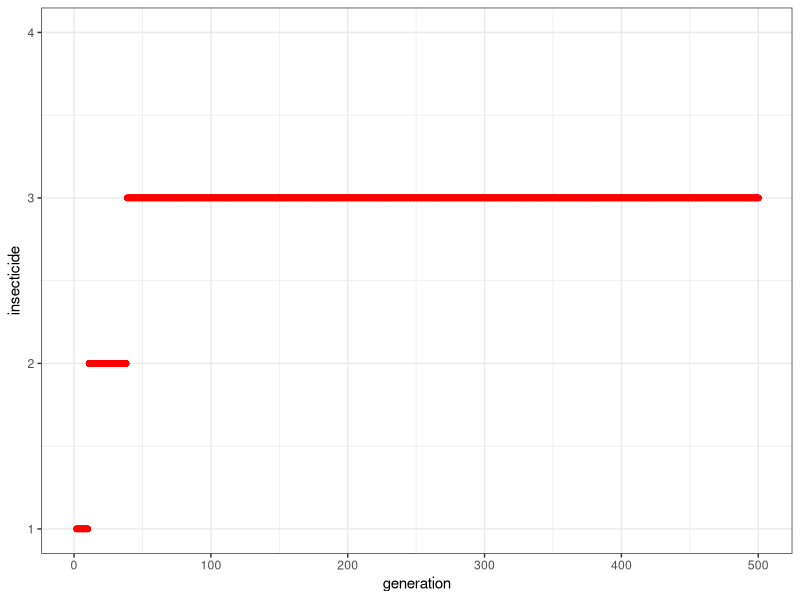
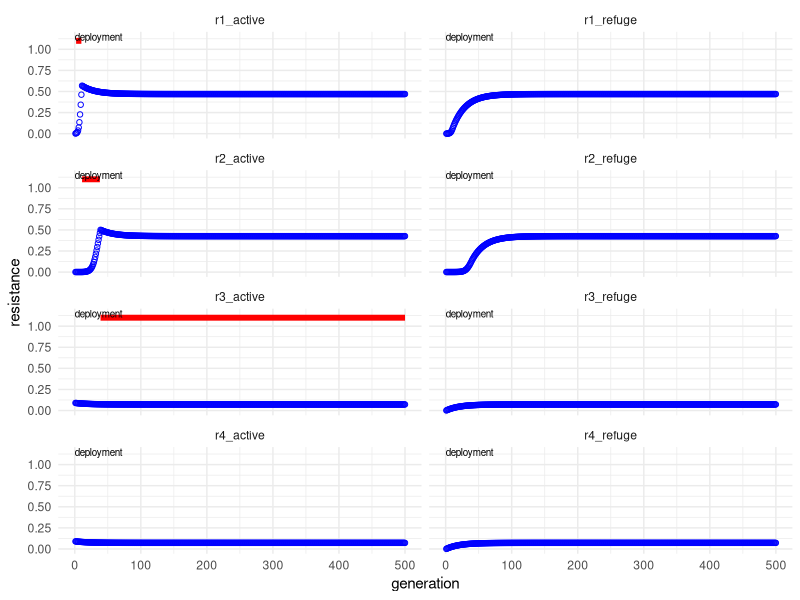

Generate these figures, in order, with R:
#Rotations simulation andy.R
#to simulate the effect of rotations on the spread of resistance
#Ian Hastings and Andy South

#can run any number of insecticides/loci 
#but at present, input will only allow a maximumum of 5

#library(dplyr)
#library(ggplot2)
library(tidyverse)

# <<<<<<<<<<<<<<<first up are user-defined parameters>>>>>>>>>>>
#I will eventually block this out and use a function to generate values from distributions for sensitivity analysis


max_no_generations=500 #the maximum number of mosquito generations to run the simulation
no_insecticides=4 #MAX is 5<<<<the number of insecticides (and hence loci) in the simuation MAX IS 5<<<

rotation_interval=0 #frequency of rotation (in generations) NB if set to zero mean RwR i.e. rotate when resistant
rotation_criterion=0.5 #resistant allele frequency that triggers a RwR change or precludes a insecticide from being rotated in.

migration_rate_intervention=0.01 # migration rate into and out-of the treated area. It is the proportion of the treated population that migrates. We assume that immigration=emigration.
coverage=0.8; # "coverage" of the intervention is defined as the proportion of mosquitoes that are covered by the intervention (and 1-C is the proportion of the population in the untreated refugia).
migration_rate_refugia=migration_rate_intervention*coverage/(1-coverage)

diagnostics=0

#now set up some arrays to hold data. 

array_named <- function(...)  {  
array(0, dim = lengths(list(...)), dimnames = list(...))  
 }  

#RAF stands for resistance allele frequency

RAF <- array_named(insecticide=1:no_insecticides, sex=c('male','female'), site=c('intervention','refugia'), gen=1:max_no_generations)
exposure <- array_named(insecticide=1:no_insecticides, sex=c('male','female'), amount=c('none','low', 'high'))
fitness <- array_named(insecticide=1:no_insecticides, genotype=c('SS','SR', 'RR'), amount=c('none','low', 'high'))
results<-array(0, dim=c(max_no_generations, 12))

#andy try to store results in data frame might make easier
df_results <- data.frame(generation=1:max_no_generations,
                    insecticide=NA,
                    r1_active=NA,
                    r1_refuge=NA,
                    r2_active=NA,
                    r2_refuge=NA,
                    r3_active=NA,
                    r3_refuge=NA,
                    r4_active=NA,
                    r4_refuge=NA,
                    r5_active=NA,
                    r5_refuge=NA, stringsAsFactors = FALSE)
#experimental
# df_res_active <- data.frame(generation=rep(1:max_no_generations,no_insecticides),
#                       insecticide=NA,
#                       region=NA,
#                       resistance=NA, stringsAsFactors = FALSE)
# df_res_refuge <- df_res_active


#inital resistance allele frequency (i.e. generation 1) in the intervention and refugia
#locus 1>>
RAF[1, 'male', 'intervention',1]=0.002;  RAF[1, 'female', 'intervention',1]=0.002;
RAF[1, 'male', 'refugia',1]=0.001;       RAF[1, 'female', 'refugia',1]=0.001
#locus 2>>
if(no_insecticides>=2){ #need to avoid exceeding size of the array
  RAF[2, 'male', 'intervention',1]=0.001;   RAF[2, 'female', 'intervention',1]=0.001;
  RAF[2, 'male', 'refugia',1]=0.001;        RAF[2, 'female', 'refugia',1]=0.001
}
#locus 3>>
if(no_insecticides>=3){
  RAF[3, 'male', 'intervention',1]=0.09;  RAF[3, 'female', 'intervention',1]=0.09;
  RAF[3, 'male', 'refugia',1]=0.001;       RAF[3, 'female', 'refugia',1]=0.001
}
#locus 4>>
if(no_insecticides>=4){
  RAF[4, 'male', 'intervention',1]=0.09;  RAF[4, 'female', 'intervention',1]=0.09;
  RAF[4, 'male', 'refugia',1]=0.001;       RAF[4, 'female', 'refugia',1]=0.001
}#locus 5>>
if(no_insecticides>=5){
  RAF[5, 'male', 'intervention',1]=0.09; RAF[5, 'female', 'intervention',1]=0.09;
  RAF[5, 'male', 'refugia',1]=0.001;      RAF[5, 'female', 'refugia',1]=0.001
}

#exposure patterns for insecticide 1
exposure[1, 'male', 'low'] =0.1; exposure[1, 'male', 'high'] =0.5;
exposure[1, 'male', 'none'] =1-exposure[1, 'male', 'low']-exposure[1, 'male', 'high']; 
exposure[1, 'female', 'low'] =0.1; exposure[1, 'female', 'high'] =0.6;
exposure[1, 'female', 'none'] =1-exposure[1, 'female', 'low']-exposure[1, 'female', 'high']; 
#exposure patterns for insecticide 2
if(no_insecticides>=2){ #need to avoid exceeding size of the array
  exposure[2, 'male', 'low'] =0.1; exposure[2, 'male', 'high'] =0.1;
  exposure[2, 'male', 'none'] =1-exposure[2, 'male', 'low']-exposure[2, 'male', 'high']; 
  exposure[2, 'female', 'low'] =0.1; exposure[2, 'female', 'high'] =0.1;
  exposure[2, 'female', 'none'] =1-exposure[2, 'female', 'low']-exposure[2, 'female', 'high']; 
}
#exposure patterns for insecticide 3
if(no_insecticides>=3){
  exposure[3, 'male', 'low'] =0.1; exposure[3, 'male', 'high'] =0.1;
  exposure[3, 'male', 'none'] =1-exposure[3, 'male', 'low']-exposure[3, 'male', 'high']; 
  exposure[3, 'female', 'low'] =0.1; exposure[3, 'female', 'high'] =0.1;
  exposure[3, 'female', 'none'] =1-exposure[3, 'female', 'low']-exposure[3, 'female', 'high'];
}
#exposure patterns for insecticide 4
if(no_insecticides>=4){
  exposure[4, 'male', 'low'] =0.1; exposure[4, 'male', 'high'] =0.1;
  exposure[4, 'male', 'none'] =1-exposure[4, 'male', 'low']-exposure[4, 'male', 'high']; 
  exposure[4, 'female', 'low'] =0.1; exposure[4, 'female', 'high'] =0.1;
  exposure[4, 'female', 'none'] =1-exposure[4, 'female', 'low']-exposure[4, 'female', 'high'];
}
#exposure patterns for insecticide 5
if(no_insecticides>=5){
  exposure[5, 'male', 'low'] =0.1; exposure[5, 'male', 'high'] =0.1;
  exposure[5, 'male', 'none'] =1-exposure[5, 'male', 'low']-exposure[5, 'male', 'high']; 
  exposure[5, 'female', 'low'] =0.1; exposure[5, 'female', 'high'] =0.1;
  exposure[5, 'female', 'none'] =1-exposure[5, 'female', 'low']-exposure[5, 'female', 'high'];
}



#genetic data for locus 1
fitness[1, 'SS', 'none']=0.1; fitness[1, 'SS', 'low']=0.3; fitness[1, 'SS', 'high']=0.3;
fitness[1, 'SR', 'none']=0.1; fitness[1, 'SR', 'low']=0.7; fitness[1, 'SR', 'high']=0.7;
fitness[1, 'RR', 'none']=0.1; fitness[1, 'RR', 'low']=0.9; fitness[1, 'RR', 'high']=0.9;
#genetic data for locus 2
if(no_insecticides>=2){
fitness[2, 'SS', 'none']=0.3; fitness[2, 'SS', 'low']=0.3; fitness[2, 'SS', 'high']=0.3;
fitness[2, 'SR', 'none']=0.3; fitness[2, 'SR', 'low']=0.8; fitness[2, 'SR', 'high']=0.8;
fitness[2, 'RR', 'none']=0.3; fitness[2, 'RR', 'low']=0.9; fitness[2, 'RR', 'high']=0.9;
}
#genetic data for locus 3
if(no_insecticides>=3){
fitness[3, 'SS', 'none']=0.3; fitness[3, 'SS', 'low']=0.3; fitness[3, 'SS', 'high']=0.3;
fitness[3, 'SR', 'none']=0.3; fitness[3, 'SR', 'low']=0.3; fitness[3, 'SR', 'high']=0.3;
fitness[3, 'RR', 'none']=0.3; fitness[3, 'RR', 'low']=0.3; fitness[3, 'RR', 'high']=0.3;
}
#genetic data for locus 4
if(no_insecticides>=4){
fitness[4, 'SS', 'none']=0.3; fitness[4, 'SS', 'low']=0.3; fitness[4, 'SS', 'high']=0.3;
fitness[4, 'SR', 'none']=0.3; fitness[4, 'SR', 'low']=0.4; fitness[4, 'SR', 'high']=0.4;
fitness[4, 'RR', 'none']=0.3; fitness[4, 'RR', 'low']=0.5; fitness[4, 'RR', 'high']=0.5;
}#genetic data for locus 5
if(no_insecticides>=5){
fitness[5, 'SS', 'none']=0.3; fitness[5, 'SS', 'low']=0.3; fitness[5, 'SS', 'high']=0.3;
fitness[5, 'SR', 'none']=0.3; fitness[5, 'SR', 'low']=0.3; fitness[5, 'SR', 'high']=0.3;
fitness[5, 'RR', 'none']=0.3; fitness[5, 'RR', 'low']=0.3; fitness[5, 'RR', 'high']=0.3;
}

# <<<<<<<<<<<<< end of user-defined variable >>>>>>>>>>>>>>>>>>>>>>>>

################### now to check input value are sensible, lie within their limits, etc #######################################

#>>>Now check that exposure(none) is not less than zero
for(temp_int in 1:no_insecticides){
  if (exposure[temp_int, 'male', 'none']<0) message(sprintf("warning from calibration: male exposure to no insecticide %d is <0\n", temp_int)) 
  if (exposure[temp_int, 'female', 'none']<0) message(sprintf("warning from calibration: female exposure to no insecticide %d is <0\n", temp_int)) 
}

if(migration_rate_intervention>(1-coverage)){
message(sprintf("warning from calibration: migration rate in/out of intervenation exceed 1 minus coverage\n"))   
}



#>>>>>>>> now to run the simulations <<<<<<<<<<<<<<<<<<<<<<<<<<<

current_insecticide=1 #usually start the rotation sequence at #1 but can specify any one start
next_insecticide_found=1
change_insecticide=0;
rotation_count=1

results[1,1]=1; results[1,2]=current_insecticide;

for(gen in 2:max_no_generations)
{ #start at generation 2 because generation 1 holds the user-defined initial allele frequenciess
  

for(insecticide in 1:no_insecticides){

#first the intervention site  
 if(insecticide==current_insecticide){ #i.e. insecticide selection taking place
   
   coeff_1=
     (RAF[insecticide, 'male', 'intervention',gen-1]*(1-RAF[insecticide, 'female', 'intervention',gen-1])+
     (1-RAF[insecticide, 'male','intervention',gen-1])*RAF[insecticide, 'female', 'intervention',gen-1])*0.5

   coeff_2=
     exposure[insecticide, 'male', 'none']*fitness[insecticide, 'SR', 'none']+
     exposure[insecticide, 'male', 'low']*fitness[insecticide, 'SR', 'low']+
     exposure[insecticide, 'male', 'high']*fitness[insecticide, 'SR', 'high']
    
   coeff_3=
     exposure[insecticide, 'female', 'none']*fitness[insecticide, 'SR', 'none']+
     exposure[insecticide, 'female', 'low']*fitness[insecticide, 'SR', 'low']+
     exposure[insecticide, 'female', 'high']*fitness[insecticide, 'SR', 'high']
  
#Eqn 4: first the male resistant alleles>>
  temp_coeff=
    exposure[insecticide, 'male', 'none']*fitness[insecticide, 'RR', 'none']+
    exposure[insecticide, 'male', 'low']*fitness[insecticide, 'RR', 'low']+
    exposure[insecticide, 'male', 'high']*fitness[insecticide, 'RR', 'high']
      
  F_male_r_intervention=
    RAF[insecticide, 'male', 'intervention', gen-1]*RAF[insecticide, 'female', 'intervention', gen-1]*temp_coeff+
    coeff_1*coeff_2
  
  #Eqn 5: now the male sensitive alleles>> 
  temp_coeff=
    exposure[insecticide, 'male', 'none']*fitness[insecticide, 'SS', 'none']+
    exposure[insecticide, 'male', 'low']*fitness[insecticide, 'SS', 'low']+
    exposure[insecticide, 'male', 'high']*fitness[insecticide, 'SS', 'high']
   
F_male_s_intervention=
(1-RAF[insecticide, 'male', 'intervention',gen-1])*(1-RAF[insecticide, 'female', 'intervention', gen-1])*temp_coeff+
coeff_1*coeff_2

#now normalise the male gamete frequencies and store the results
norm_coeff=F_male_r_intervention+F_male_s_intervention
RAF[insecticide, 'male', 'intervention', gen]=F_male_r_intervention/norm_coeff

    
  #now the female resistant alleles>>
  temp_coeff=
    exposure[insecticide, 'female', 'none']*fitness[insecticide, 'RR', 'none']+
    exposure[insecticide, 'female', 'low']*fitness[insecticide, 'RR', 'low']+
    exposure[insecticide, 'female', 'high']*fitness[insecticide, 'RR', 'high']
 
  F_female_r_intervention=
  RAF[insecticide, 'male', 'intervention', gen-1]*RAF[insecticide, 'female', 'intervention',gen-1]*temp_coeff+
    coeff_1*coeff_3
  
  #now the female sensitive alleles>> 
  temp_coeff=
    exposure[insecticide, 'female', 'none']*fitness[insecticide, 'SS', 'none']+
    exposure[insecticide, 'female', 'low']*fitness[insecticide, 'SS', 'low']+
    exposure[insecticide, 'female', 'high']*fitness[insecticide, 'SS', 'high']
      
 F_female_s_intervention=
(1-RAF[insecticide, 'male', 'intervention', gen-1])*(1-RAF[insecticide, 'female', 'intervention',gen-1])*temp_coeff+
coeff_1*coeff_3 

 
  #now normalise the female gamete frequencies and store the results
  norm_coeff=F_female_r_intervention+F_female_s_intervention
  RAF[insecticide, 'female', 'intervention', gen]=F_female_r_intervention/norm_coeff
  
  if(diagnostics==1) message(sprintf("generation %d: just completed insecticide selection for locus/insecticide %d\n", gen, insecticide))
  
  
} #end of loop that deals with this insecticide if it is being deployed
  
 else{ #i.e no selection for this insecticide in the intervention site
   #first the coefficient for heterozygotes common to equations 2 and 3
   temp_coeff=
     (RAF[insecticide, 'male', 'intervention',gen-1]*(1-RAF[insecticide, 'female', 'intervention',gen-1])+
     RAF[insecticide, 'female', 'intervention',gen-1]*(1-RAF[insecticide, 'male', 'intervention',gen-1]))*
     0.5*fitness[insecticide, 'SR', 'none']
                
   
#now the resistant and sensitive frequencies in untreated areas  
   F_male_r_intervention=RAF[insecticide, 'male', 'intervention',gen-1]*RAF[insecticide, 'female', 'intervention', gen-1]*fitness[insecticide, 'RR', 'none']+temp_coeff
   F_male_s_intervention=(1-RAF[insecticide, 'male', 'intervention',gen-1])*(1-RAF[insecticide, 'female', 'intervention',gen-1])*fitness[insecticide, 'SS', 'none']+temp_coeff
   #now to normalise them
   norm_coeff= F_male_r_intervention+F_male_s_intervention
   RAF[insecticide, 'male', 'intervention', gen]=F_male_r_intervention/norm_coeff
  

#same allele frequencies in both sexes if no differential exposure so 
   RAF[insecticide, 'female', 'intervention', gen]=RAF[insecticide, 'male', 'intervention', gen]
  if(diagnostics==1) message(sprintf("generation %d: just completed natural selection against locus %d in intervention site\n", gen, insecticide))   
      
 
   } #end of code for insecticides that are not being deployed  in the intervention site
    
#now for the refugia
  #first the coefficient for heterozygotes common to equations 2 and 3
  temp_coeff=(RAF[insecticide, 'male', 'refugia',gen-1]*(1-RAF[insecticide, 'female', 'refugia',gen-1])+
                RAF[insecticide, 'female', 'refugia',gen-1]*(1-RAF[insecticide, 'male','refugia',gen-1]))*
    0.5*fitness[insecticide, 'SR', 'none']
  
 
   #now the resistant and sensitive frequencies   
  F_male_r_refugia=RAF[insecticide, 'male', 'refugia',gen-1]*RAF[insecticide, 'female', 'refugia',gen-1]*
    fitness[insecticide, 'RR', 'none']+temp_coeff
  F_male_s_refugia=(1-RAF[insecticide, 'male', 'refugia',gen-1])*(1-RAF[insecticide, 'female', 'refugia', gen-1])*
    fitness[insecticide, 'SS', 'none']+temp_coeff 
  
  #now to normalise them and store the results
  norm_coeff= F_male_r_refugia+F_male_s_refugia
  RAF[insecticide, 'male', 'refugia', gen]=F_male_r_refugia/norm_coeff
  #same allele frequencies in both sexes if no differential selection so
  RAF[insecticide, 'female', 'refugia', gen]=RAF[insecticide, 'male', 'refugia', gen]
  
  if(diagnostics==1) message(sprintf("generation %d: just completed natural selection against locus %d in refugia\n", gen, insecticide))
  
}   #end of cycling insecticides

  
#now for migration between refugia and intervention site

for(temp_int in 1:no_insecticides){ 
    
 fem_intervention=
   (1-migration_rate_intervention)*RAF[temp_int, 'female', 'intervention', gen]+
   migration_rate_intervention*RAF[temp_int, 'female', 'refugia', gen]
  
 male_intervention=
   (1-migration_rate_intervention)*RAF[temp_int, 'male', 'intervention', gen]+
   migration_rate_intervention*RAF[temp_int, 'male', 'refugia', gen]
 
 fem_refugia=
   (1-migration_rate_refugia)*RAF[temp_int, 'female', 'refugia', gen]+
   migration_rate_refugia*RAF[temp_int, 'female', 'intervention', gen]
 
 male_refugia=
   (1-migration_rate_refugia)*RAF[temp_int, 'male', 'refugia', gen]+
   migration_rate_refugia*RAF[temp_int, 'male', 'intervention', gen]
 
RAF[temp_int, 'female', 'intervention', gen]=fem_intervention
RAF[temp_int, 'male', 'intervention', gen]=male_intervention 
RAF[temp_int, 'female', 'refugia', gen]=fem_refugia
RAF[temp_int, 'male', 'refugia', gen]=male_refugia

 } #end of cycling migration for each insecticide
  
  
#now to find if we need to switch current insecticide
  if(rotation_interval==0){  #i.e.  its a RwR policy:
        if(RAF[current_insecticide, 'female','intervention', gen] > rotation_criterion) change_insecticide=1
        #message(sprintf("confirm. RAF=%f, change_insecticide=%d \n", RAF[current_insecticide, 'female','intervention', gen], change_insecticide))
        }  
  
if(rotation_interval!=0){ #i.e. if freq_rotation>0 then its a policy of routine, periodic rotation
#NOTE. At the moment if all but one of the insecticides are over the thereshold frequency, the one under the threshold
#will be repeatedly deployed. For example, if there are 3 insecticides and rotation is every 10 generations. 
#if #3 is being deployed and due to rotate out at generetion 100: if only #3 is under the threshold
#it will not rotate out, but will continue to be used util the next scheduled rotation at which point
  #(a) it will continue to be use if it is the only one below the threshold 
  #(b) it will be replaced if one of the other insecticides is now below the threshold due to fitness effects or migration
  #(c) the simulation will terminate if all insecticides exceed the threshold
    
if (rotation_count!=rotation_interval) rotation_count=rotation_count+1
else change_insecticide=1 #i.e. its time to rotate so need to identify the next insecticide in the rotation
}
  
if(change_insecticide==1){
rotation_count=1; next_insecticide_found=0; candidate=current_insecticide 
            
for(temp_int in 1:no_insecticides){
  if(candidate==no_insecticides) candidate=1 else candidate=candidate+1 
  if(RAF[candidate, 'female','intervention', gen]<rotation_criterion){
    message(sprintf("generation %d, switching from insecticide %d to insecticide %d; RAF are %f and %f respectively\n",
                    gen, current_insecticide, candidate,
                    RAF[current_insecticide, 'female','intervention', gen], RAF[candidate, 'female','intervention', gen]))
    next_insecticide_found=1; current_insecticide=candidate; change_insecticide=0
      }
if(next_insecticide_found==1) break
} #end of temp_int loop
} #end of loop to try and change insecticide i.e. the "if(change_insecticide==1)" lopp

#now to store some results for ease of plotting (see later) before potentially terminating the simulation
results[gen,1]=gen; 
results[gen,2]=current_insecticide

df_results$insecticide[gen] <- current_insecticide 

if(next_insecticide_found==0){
message(sprintf("simulation terminating at generation %d because all RAFs above threshold of %f\n", gen,  rotation_criterion))
  for(temp_int in 1:no_insecticides){
    message(sprintf("frequency of resistance in females to insecticide %d is %f\n", temp_int, RAF[temp_int, 'female','intervention', gen]))  
  }
break #breaks out of looping generations and terminates the simulation
}    
  
 } #end of cycle running the gens up to max_no_generations
  
#****************************************************************  
 # NOW collate the data and draw plots

#andy trying to replace below with data frame  
#also can probably do on whole row so not require the loop
for(i_num in 1:no_insecticides)
{
  df_results[[paste0('r',i_num,'_active')]] <- 0.5*(RAF[i_num, 'male','intervention', ]+
                                                    RAF[i_num, 'female','intervention', ])
  df_results[[paste0('r',i_num,'_refuge')]] <- 0.5*(RAF[i_num, 'male','refugia', ]+
                                                    RAF[i_num, 'female','refugia', ]) 
  
  #df_res_active$region[[(i_num-1)*max_no_generations:(i_num)*max_no_generations]] <- paste0("insecticide",i_num)
  #df_res_active$resistance[[(i_num-1)*max_no_generations:(i_num)*max_no_generations]] <-  0.5*(RAF[i_num, 'male','intervention', ]+
  #                                                                                             RAF[i_num, 'female','intervention', ])
}
#but if I want to facet by intervention may want to structure differently
#generation, treatment, resistance
df_res2 <- df_results %>%
  gather('r1_refuge', 'r1_active',
         'r2_refuge', 'r2_active',
         'r3_refuge', 'r3_active',
         'r4_refuge', 'r4_active',
         #'r5_refuge', 'r5_active', 
         key=region, value=resistance)

for(temp_int in 1:max_no_generations){

results[temp_int,3]=0.5*(RAF[1, 'male','intervention', temp_int]+RAF[1, 'female','intervention', temp_int]) #locus 1
results[temp_int,4]=0.5*(RAF[1, 'male','refugia', temp_int]+RAF[1, 'female','refugia', temp_int]) #locus 1
if(no_insecticides>=2){
results[temp_int,5]=0.5*(RAF[2, 'male','intervention', temp_int]+RAF[2, 'female','intervention', temp_int]) #locus 2
results[temp_int,6]=0.5*(RAF[2, 'male','refugia', temp_int]+RAF[2,'female','refugia', temp_int]) #locus 2
}
if(no_insecticides>=3){
results[temp_int,7]=0.5*(RAF[3, 'male','intervention', temp_int]+RAF[3, 'female','intervention', temp_int]) #locus 3
results[temp_int,8]=0.5*(RAF[3, 'male','refugia', temp_int]+RAF[3, 'female','refugia', temp_int]) #locus 3
}
if(no_insecticides>=4){
results[temp_int,9]=0.5*(RAF[4, 'male','intervention', temp_int]+RAF[4, 'female','intervention', temp_int]) #locus 4
results[temp_int,10]=0.5*(RAF[4, 'male','refugia', temp_int]+RAF[4,'female','refugia', temp_int]) #locus 4
}
if(no_insecticides>=5){
results[temp_int,11]=0.5*(RAF[5, 'male','intervention', temp_int]+RAF[5, 'female','intervention', temp_int]) #locus 5
results[temp_int,12]=0.5*(RAF[5, 'male','refugia', temp_int]+RAF[5, 'female','refugia', temp_int]) #locus 5
}



} #end of temp_int loop


# xdata<-results[,1]
# ydata<-results[,2]
# plot(xdata, ydata) 
#plot(results[1], results[2])

#library(ggplot2)

#ggplot( df_results, aes_string(x='generation',y='r1_active') ) + 
#  geom_point(shape=1, colour='red') #+



#facet by insecticide and active/refuge
rot_plot_resistance <- function(df_res2) {
  
  # to allow plotting of insecticide in use
  # add column which has a value if insecticide in use & NA if not
  # the value (currently 1.1) determines where the line appears on the y axis
  df_res2 <- df_res2 %>%
    #mutate( i_in_use = ifelse(insecticide==1,1,NA))
    mutate( i_in_use = ifelse(stringr::str_detect(region,paste0(insecticide,"_active")),1.1,NA))    
  
  ggplot( df_res2, aes_string(x='generation',y='resistance') ) + 
    geom_point(shape=1, colour='blue') +
    #geom_line( colour='blue') +  
    facet_wrap('region', ncol=2) +
    #theme(axis.text.x = element_blank()) +
    #add insecticide use indication
    geom_line( aes_string(x='generation',y='i_in_use'), colour='red', lwd=2) +
    annotate("text", x = 0, y = 1.15, label = "deployment", size = 2.5, hjust='left') +
    #scale_y_continuous(breaks=c(0,0.2,0.4,0.6,0.8,1)) +
    scale_y_continuous(breaks=c(0,0.25,0.5,0.75,1)) +
    #theme_bw()
    theme_minimal()
} 


#insecticide use (currently restricted to 4)
rot_plot_use <- function(df_res2) {
  ggplot( df_res2, aes_string(x='generation',y='insecticide') ) + 
    geom_point(shape=1, colour='red') +
    #geom_line( colour='blue') +  
    #facet_wrap('region', ncol=2) +
    ylim(1,4) +
    theme_bw() 
    #theme(axis.text.x = element_blank()) 
}

# do the plots
rot_plot_use(df_res2)
rot_plot_resistance(df_res2)
